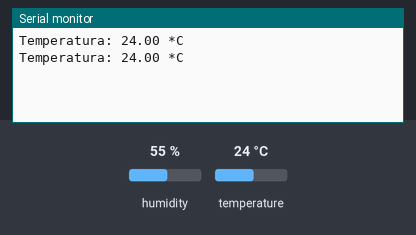
This sketch was run on a simulated Arduino Uno, built with avr-gcc and run on an emulated ATmega328P. On the bench: the last lines printed to the serial monitor. The test bench sets the inputs (shaded band); at power-on: temperature 24 °C, humidity 55 %.

Above: at 2.8 s.
2.9 s: temperature set to 12 °C
At 4.8 s:
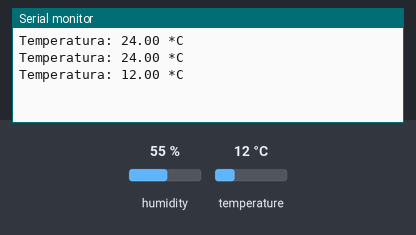
5.6 s: temperature set to 19 °C
At 6.5 s:
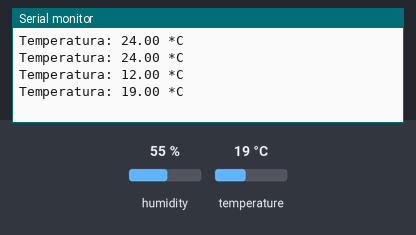
Timing chart, 0 to 8.6 s (numbered marks = the images above; inputs shaded):
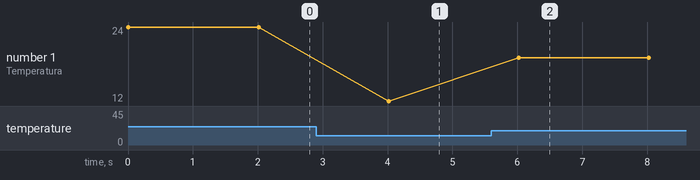

Measured:
- after the input at 2.9 s, the serial monitor: prints a new line after 1.1 s (image 1)
- after the input at 5.6 s, the serial monitor: prints a new line after 0.42 s (image 2)
- plotted number 1: 24 → 12 after the input at 2.9 s, 12 → 19 after the input at 5.6 s

The sketch:

sensor-temperatura.ino
```cpp
#include "DHT.h"
float temperatura;

DHT dht(2, DHT22);

void setup() {
  Serial.begin(9600);
  dht.begin();
}

void loop() {
  temperatura = dht.readTemperature();
  Serial.print("Temperatura: ");
  Serial.print(temperatura);
  Serial.println(" *C ");
  delay(2000);
}
```
